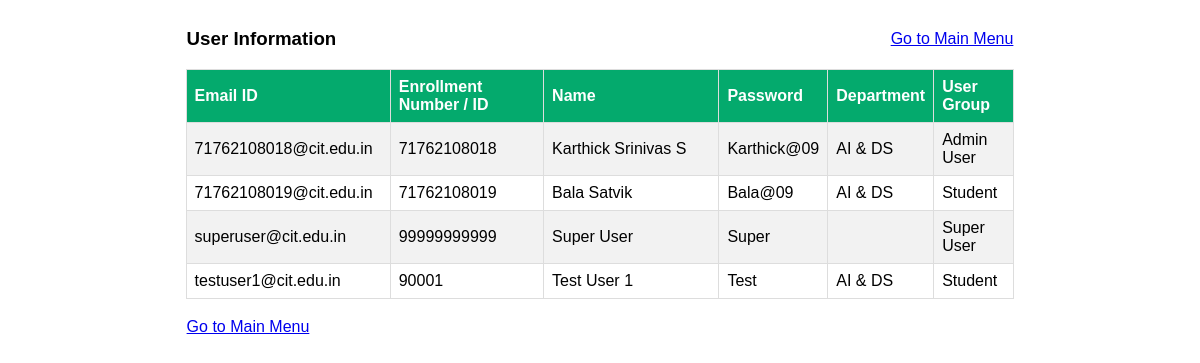
Before: /view_userlist (signed in) with the older database file.
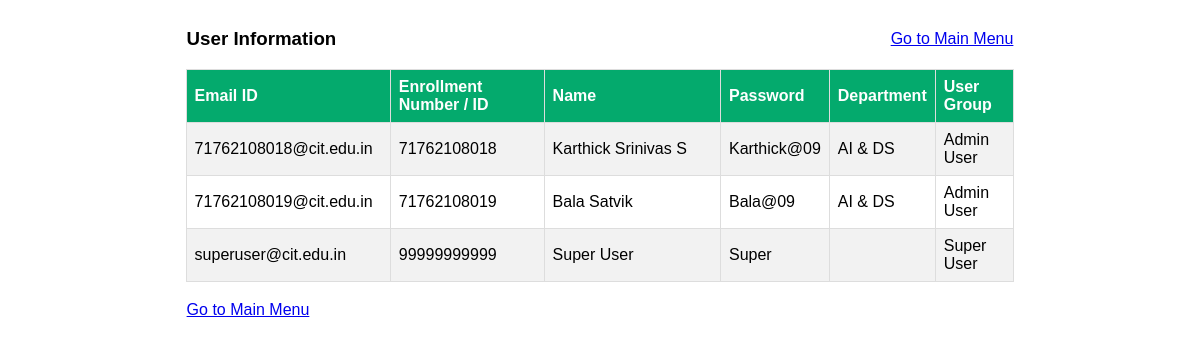
After: the same page with the newer database file.
### tables this page shows
CREATE TABLE Credentials (
    emailid TEXT PRIMARY KEY,
    Id_no INTEGER NOT NULL,
    Name TEXT NOT NULL,
    Passwd TEXT NOT NULL,
    Dept integer NOT NULL,
    usergrp TEXT NO NULL
);

### app.py (the view)
@app.route("/view_userlist")
def view_userlist():
    con = sqlite3.connect("IR40.db")
    con.row_factory = sqlite3.Row
    cur = con.cursor()
    sql_query = "select * from Credentials"
    cur.execute(sql_query)
    rows = cur.fetchall()
    return render_template("view_userlist.html", rows=rows, Name= session['Name'])

### templates/view_userlist.html (shortened to what this page needs)
<!DOCTYPE html>
<html>
<head>
</head>
<table class="center">
    <tr>
        <td><h3>User Information</h3>     </td>
        <td style="text-align:right" colspan=2><a href="/menu">Go to Main Menu</a>  </td>
    </tr>
</table>
<table id="customers" class="center">
    <tr>
        <th style="width:25%">Email ID</th>
        <th style="width:20%">Enrollment Number / ID </th>
        <th style="width:25%">Name</th>
        <th style="width:10%">Password</th>
        <th style="width:10%">Department</th>
        <th style="width:10%">User Group</th>
    </tr>
    {% for row in rows %}
        <tr>
            <td>{{row[0]}}</td>
            <td>{{row[1]}}</td>
            <td>{{row[2]}}</td>
            <td>{{row[3]}}</td>
            {% if row[4] ==1 %}
                <td>AI & DS</td>
            {% elif row[4]==2 %}
                <td>CS</td>
            {% elif row[4]==3 %}
                <td>EEE</td>
            {% elif row[4]==99 %}
                <td>&nbsp;</td>
            {% endif %}
            {% if row[5] =='F' %}
                <td>Faculty</td>
            {% elif row[5]=='A' %}
                <td>Admin User</td>
            {% elif row[5]=='S' %}
                <td>Student</td>
            {% elif row[5]=='Z' %}
                <td>Super User</td>
            {% else %}
                <td>Not Defined </td>
            {% endif %}
        </tr>
    {% endfor %}
</table>
<br>
<table class="center">
    <tr>
        <td style="text-align:left"><a href="/menu">Go to Main Menu</a>  </td>
    </tr>
</table>
</body>
</html>

Changed rows visible on the page:
removed Credentials: emailid "testuser1@cit.edu.in", Id_no "90001", Name "Test User 1", Passwd "Test", Dept "AI & DS", usergrp "Student"
changed Credentials "71762108019@cit.edu.in": usergrp "Student" → "Admin User"
